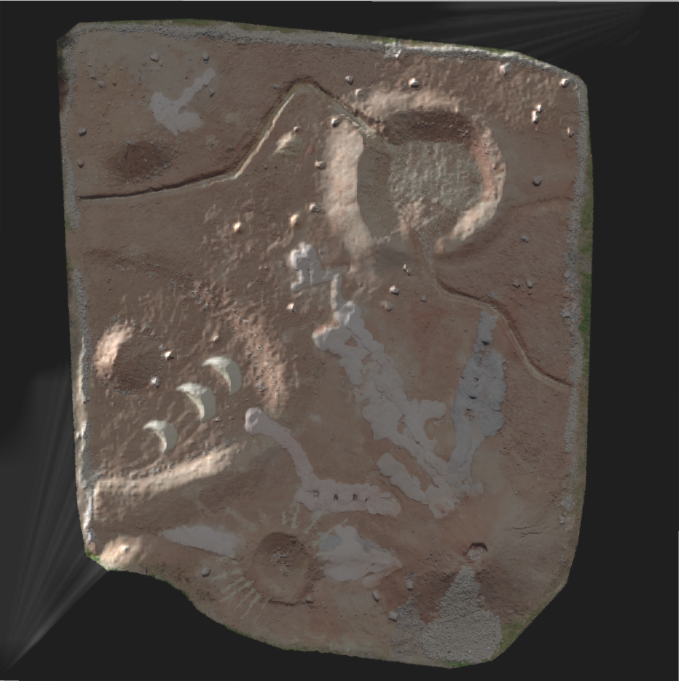
#> input picture ROS_ws/src/custom_slam/images/global_map.png, 679 x 681 px, found by its file name
$ python icp_test.py
#> lines starting #> are read from the running program, lines starting #| are printed output that depends on the picture; long printed decimals are rounded
import cv2
import numpy as np
import open3d as o3d
import matplotlib
matplotlib.use('TkAgg')  # Use TkAgg backend for matplotlib
import matplotlib.pyplot as plt
from skimage.morphology import skeletonize

def extract_features(img1, img2, img3=None):
    sift = cv2.BRISK_create()
    # [6 lines of commented-out code are left out]

    keypoints1, descriptors1 = sift.detectAndCompute(img1, None)
    img_with_kp = cv2.drawKeypoints(img1, keypoints1, None)
    plt.imshow(img_with_kp)
    plt.show()
    keypoints2, descriptors2 = sift.detectAndCompute(img2, None)
    img_with_kp2 = cv2.drawKeypoints(img2, keypoints2, None)
    plt.imshow(img_with_kp2)
    plt.show()
    print(f"[SIFT] Extracted {len(keypoints1)} keypoints from img1")
    print(f"[SIFT] Extracted {len(keypoints2)} keypoints from img2")

    if img3 is not None:
        keypoints3, descriptors3 = sift.detectAndCompute(img3, None)
        img_with_kp3 = cv2.drawKeypoints(img3, keypoints3, None)
        plt.imshow(img_with_kp3)
        plt.show()
        print(f"[SIFT] Extracted {len(keypoints3)} keypoints from img3")

    else:
        keypoints3, descriptors3 = None, None
    return keypoints1, descriptors1, keypoints2, descriptors2, keypoints3, descriptors3

# [18 lines left out: function extract_LSD_features, not called in this run]


def ransac_filter(pts1, pts2):
    H, mask = cv2.estimateAffine2D(pts2, pts1, method=cv2.RANSAC, ransacReprojThreshold=15.0)
    inliers = mask.ravel().tolist()
    print(f"[RANSAC] Found {np.sum(inliers)} inliers out of {len(inliers)} matches")
    return H, inliers

# [8 lines left out: function match_knn_features, not called in this run]

def match_features(desc1, desc2):
    matcher = cv2.BFMatcher(cv2.NORM_HAMMING, crossCheck=True)
    matches = matcher.match(desc1, desc2)
    matches = sorted(matches, key=lambda x: x.distance)
    print(f"[Match] Found {len(matches)} total matches")
    print("Mean match distance:", np.mean([m.distance for m in matches]))
    return matches

# [12 lines left out: function match_by_proximity, not called in this run]

def get_matched_points(kp1, kp2, matches):
    pts1 = np.float32([kp1[m.queryIdx].pt for m in matches])
    pts2 = np.float32([kp2[m.trainIdx].pt for m in matches])

    return pts1, pts2

def to_open3d_cloud(points):
    pcd = o3d.geometry.PointCloud()
    points_3d = np.hstack((points, np.zeros((points.shape[0], 1))))  # z = 0
    pcd.points = o3d.utility.Vector3dVector(points_3d)
    return pcd

def run_icp(source_points, target_points, H, threshold=30.0):

    print(f"[ICP Input] Local (source) points: {source_points.shape}")
    print(f"[ICP Input] Global (target) points: {target_points.shape}")

    source = to_open3d_cloud(source_points)
    target = to_open3d_cloud(target_points)

    t_init = np.eye(4)
    t_init[:2, :2] = H[:, :2]
    t_init[:2, 3] = H[:, 2]


    result = o3d.pipelines.registration.registration_icp(
        source, target, threshold, t_init,
        o3d.pipelines.registration.TransformationEstimationPointToPoint()
    )

    print("ICP Transformation Matrix:\n", result.transformation)
    print(f"[ICP] Fitness: {result.fitness:.4f}")
    print(f"[ICP] Inlier RMSE: {result.inlier_rmse:.4f}")


    return source, target, result

def show_keypoint_matches(img1, kp1, img2, kp2, matches, inlier_mask=None, title="Matches"):
    img_matches = cv2.drawMatches(
        img1, kp1, img2, kp2, matches,
        None,
        matchesMask=inlier_mask,
        flags=cv2.DrawMatchesFlags_NOT_DRAW_SINGLE_POINTS
    )
    # Show result
    plt.figure(figsize=(10, 8))
    plt.title(title)
    plt.imshow(img_matches)
    plt.axis('off')
    plt.show()

# [29 lines left out: function show_icp_overlay, not called in this run]


def estimate_crop_offset(global_pts, local_pts):
    return np.median(global_pts - local_pts, axis=0)

def main():
    img1 = cv2.imread('src/custom_slam/images/global_map.png', cv2.IMREAD_GRAYSCALE)
#> img1: shape (681, 679); min 31, max 255, mean 74.9
    img2 = cv2.imread('src/custom_slam/images/local_control.png', cv2.IMREAD_GRAYSCALE)
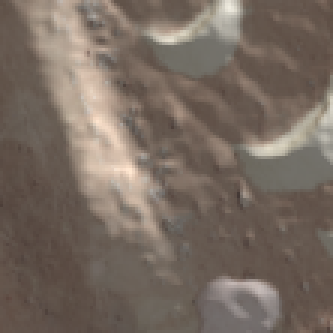
#> input picture ROS_ws/src/custom_slam/images/local_control.png, 111 x 111 px, found by its file name (shown 3 times larger)
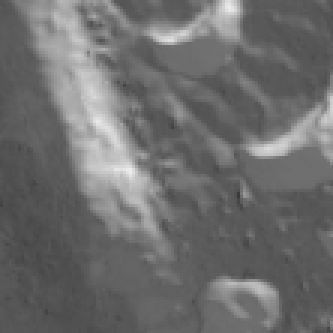
#> img2: shape (111, 111) (shown 3 times larger); min 58, max 236, mean 109.3
    img3 = cv2.imread('src/custom_slam/images/straight.png', cv2.IMREAD_GRAYSCALE)
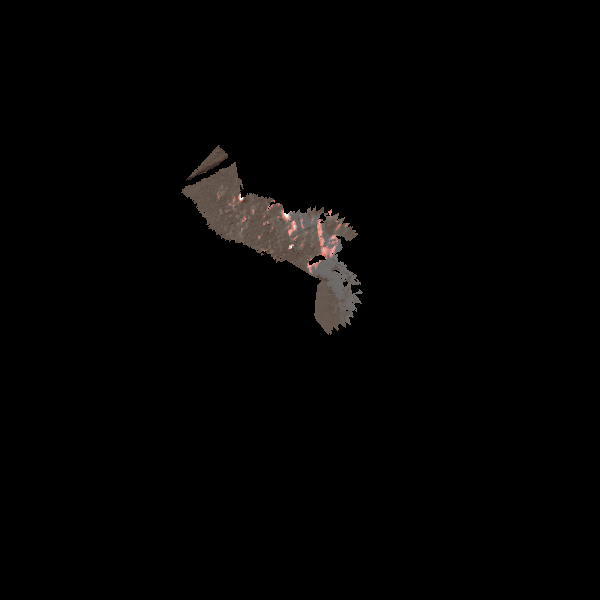
#> input picture ROS_ws/src/custom_slam/images/straight.png, 600 x 600 px, found by its file name
#> img3: shape (600, 600); min 0, max 255, mean 3


    if img1 is None or img2 is None:
        print("Failed to load one or both images.")
        return

    # [4 lines of commented-out code are left out]


    kp1, desc1, kp2, desc2, kp3, desc3 = extract_features(img1, img2, img3)
#> in extract_features, `keypoints1, descriptors1 = sift.detectAndCompute(img1, None)`: keypoints1 = 642 keypoints; strongest (x, y, size): (236, 225, 27.1), (167, 354, 18.6), (539, 106, 14.6), (168, 352, 15)
#> in extract_features, `img_with_kp = cv2.drawKeypoints(img1, keypoints1, None)`:
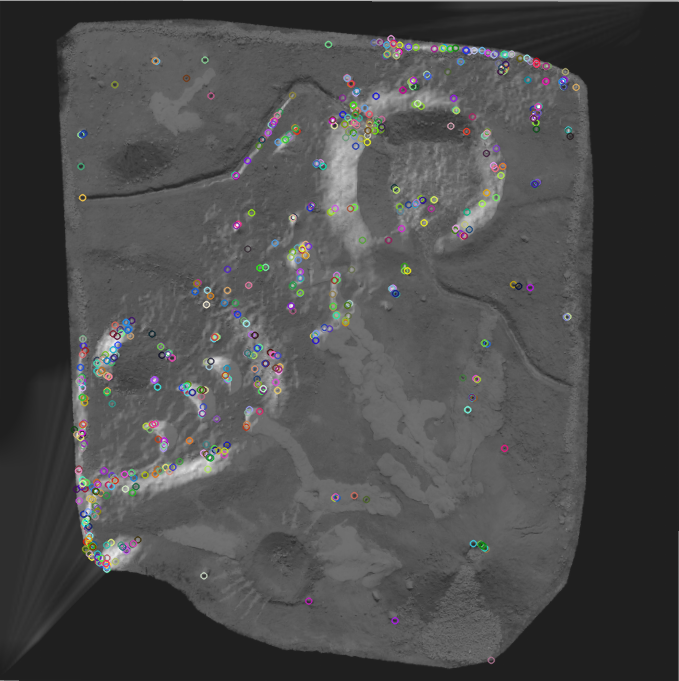
#> img_with_kp: shape (681, 679, 3); mean of channels 0, 1, 2 74.9, 74.9, 75; drawn as B, G, R
#> in extract_features, `keypoints2, descriptors2 = sift.detectAndCompute(img2, None)`: keypoints2 = 14 keypoints; strongest (x, y, size): (81, 65, 16.7), (47, 51, 12.8), (46, 54, 12.2), (43, 57, 14.8)
#> in extract_features, `img_with_kp2 = cv2.drawKeypoints(img2, keypoints2, None)`:
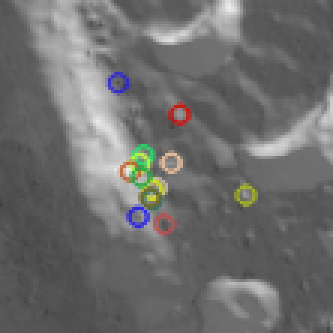
#> img_with_kp2: shape (111, 111, 3) (shown 3 times larger); mean of channels 0, 1, 2 108.4, 109.2, 109.3; drawn as B, G, R
#| [SIFT] Extracted 642 keypoints from img1
#| [SIFT] Extracted 14 keypoints from img2
#> in extract_features, `keypoints3, descriptors3 = sift.detectAndCompute(img3, None)`: keypoints3 = 380 keypoints; strongest (x, y, size): (241, 197, 8.4), (319, 260, 9), (330, 211, 14.8), (332, 253, 8.4)
#> in extract_features, `img_with_kp3 = cv2.drawKeypoints(img3, keypoints3, None)`:
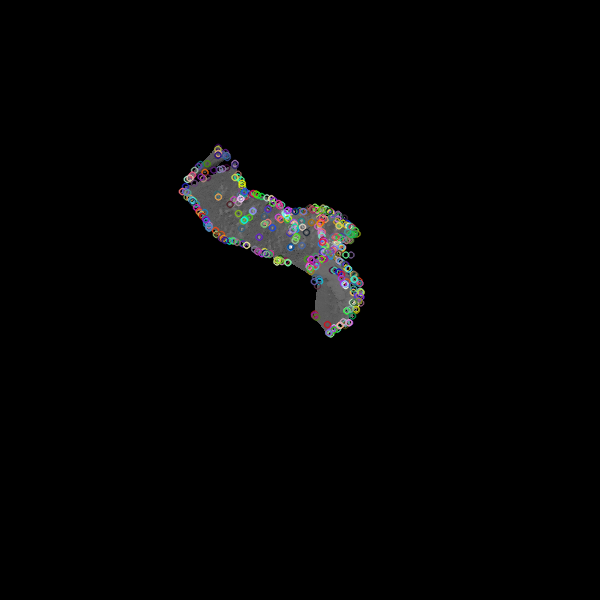
#> img_with_kp3: shape (600, 600, 3); mean of channels 0, 1, 2 3.9, 3.9, 3.9; drawn as B, G, R
#| [SIFT] Extracted 380 keypoints from img3
#> kp1 has the same summary as keypoints1 in extract_features; kp2 has the same summary as keypoints2 in extract_features; kp3 has the same summary as keypoints3 in extract_features


    matches = match_features(desc1, desc2)
#> in match_features, `matches = matcher.match(desc1, desc2)`: matches = 13 matches
#| [Match] Found 13 total matches
#| Mean match distance: 22.231
#> matches = 13 matches


    pts1, pts2 = get_matched_points(kp1, kp2, matches)
#> in get_matched_points, `pts1 = np.float32([kp1[m.queryIdx].pt for m in matches])`: pts1 = 13 rows, first 8: [206, 453.9], [223.8, 454.3], [179.2, 461.1], [214.8, 449.7], [203.2, 452.6], [226.4, 445.8], [213.9, 448.2], [216.3, 418.5]
#> in get_matched_points, `pts2 = np.float32([kp2[m.trainIdx].pt for m in matches])`: pts2 = 13 rows, first 8: [46.08, 53.98], [45.64, 71.8], [38.93, 27.21], [50.33, 62.81], [47.36, 51.24], [54.18, 74.31], [51.84, 62.12], [81.48, 64.57]

    H, inliers = ransac_filter(pts1, pts2)
#> in ransac_filter, `H, mask = cv2.estimateAffine2D(pts2, pts1, method=cv2.RANSAC, ransacRe..`: H = [[-0.0121, 1, 152.5], [-0.99, -0.00365, 499.7]]; mask = [1, 1, 1, 1, 1, 1, 1, 1, 1, 1, 1, 1, 0]
#| [RANSAC] Found 12 inliers out of 13 matches
#> H = [[-0.0121, 1, 152.5], [-0.99, -0.00365, 499.7]]; inliers = [1, 1, 1, 1, 1, 1, 1, 1, 1, 1, 1, 1, 0]

    if H is None:
        print("RANSAC failed to find a valid affine transform.")
        return

    show_keypoint_matches(img1, kp1, img2, kp2, matches, inliers)
#> in show_keypoint_matches, `img_matches = cv2.drawMatches( img1, kp1, img2, kp2, matches, None, ma..`:
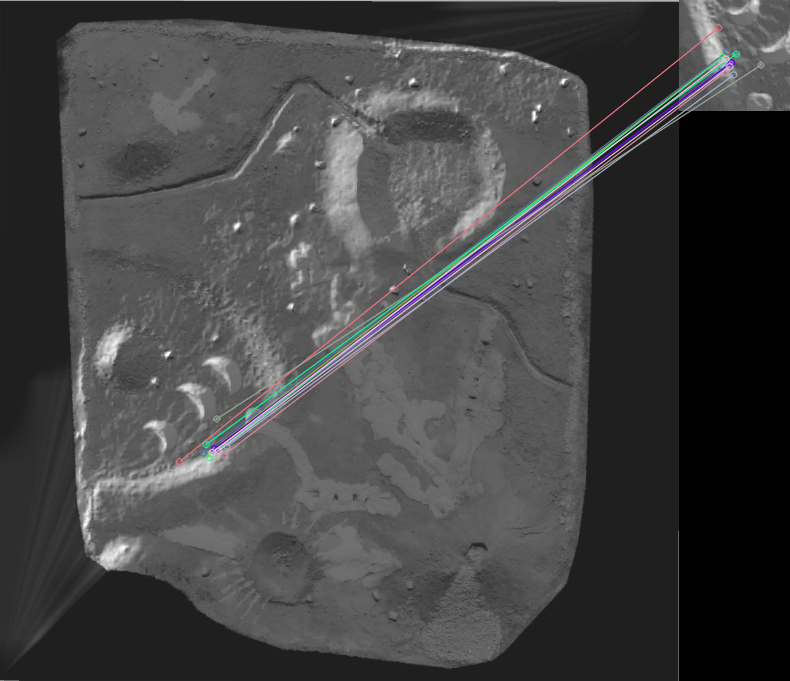
#> img_matches: shape (681, 790, 3); mean of channels 0, 1, 2 68.2, 67.9, 67.9; drawn as B, G, R

    print("RANSAC Homography Matrix:\n", H)
#| RANSAC Homography Matrix:
#|  [[-1.20613410e-02  1.00337411e+00  1.52472618e+02]
#|  [-9.89581701e-01 -3.64836547e-03  4.99655238e+02]]
    inlier_mask = np.array(inliers, dtype=bool)
#> inlier_mask = [True, True, True, True, True, True, True, True, True, True, True, True, False]
    pts1_inliers = pts1[inlier_mask]
#> pts1_inliers = [[206, 453.9], [223.8, 454.3], [179.2, 461.1], [214.8, 449.7], [203.2, 452.6], [226.4, 445.8], [213.9, 448.2], [216.3, 418.5], [208.6, 457], [218, 450.3], [205.8, 444.1], [211.8, 452]]
    pts2_inliers = pts2[inlier_mask]
#> pts2_inliers = [[46.08, 53.98], [45.64, 71.8], [38.93, 27.21], [50.33, 62.81], [47.36, 51.24], [54.18, 74.31], [51.84, 62.12], [81.48, 64.57], [42.99, 56.69], [50.22, 66.1], [56.65, 53.75], [46.5, 58.5]]

    print("Running ICP on inliers...")
    source_cloud, target_cloud, result = run_icp(pts2_inliers, pts1_inliers, H)
#| [ICP Input] Local (source) points: (12, 2)
#| [ICP Input] Global (target) points: (12, 2)
#> in to_open3d_cloud, `points_3d = np.hstack((points, np.zeros((points.shape[0], 1))))`: points_3d = [[46.08, 53.98, 0], [45.64, 71.8, 0], [38.93, 27.21, 0], [50.33, 62.81, 0], [47.36, 51.24, 0], [54.18, 74.31, 0], [51.84, 62.12, 0], [81.48, 64.57, 0], [42.99, 56.69, 0], [50.22, 66.1, 0], [56.65, 53.75, 0], [46.5, 58.5, 0]]


    T = result.transformation  # 4x4 matrix
    R = T[:2, :2]              # 2x2 rotation matrix
    t = T[:2, 3]               # 2D translation vector

    print("ICP Result:")
    # ✅ Overlay aligned local map using corrected transform
    show_icp_overlay(img1, img2, R, t)

    if kp3 is not None and desc3 is not None:
        matches2 = match_features(desc1, desc3)
        pts1, pts2 = get_matched_points(kp1, kp3, matches2)

        H, inliers = ransac_filter(pts1, pts2)

        if H is None:
            print("RANSAC failed to find a valid affine transform.")
            return


        show_keypoint_matches(img1, kp1, img3, kp3, matches2, inliers)
        inlier_mask = np.array(inliers, dtype=bool)
        pts1_inliers = pts1[inlier_mask]
        pts2_inliers = pts2[inlier_mask]

        source_cloud, target_cloud, result = run_icp(pts2_inliers, pts1_inliers, H)


        T = result.transformation  # 4x4 matrix
        R = T[:2, :2]              # 2x2 rotation matrix
        t = T[:2, 3]               # 2D translation vector


        # ✅ Overlay aligned local map using corrected transform
        show_icp_overlay(img1, img3, R, t)

    # Visualization
    # source_transformed = copy.deepcopy(source_cloud).transform(result.transformation)
    # source_cloud.paint_uniform_color([1, 0, 0])           # Red = original source
    # target_cloud.paint_uniform_color([0, 1, 0])           # Green = target
    # source_transformed.paint_uniform_color([0, 0, 1])     # Blue = aligned source

    # plot_icp_alignment(target_cloud, source_cloud, source_transformed)
    # o3d.visualization.draw_geometries([target_cloud, source_cloud, source_transformed],
    #                                   window_name="ICP Alignment")


if __name__ == "__main__":
#> (the run stopped early here; a loop or call above may not have finished)
